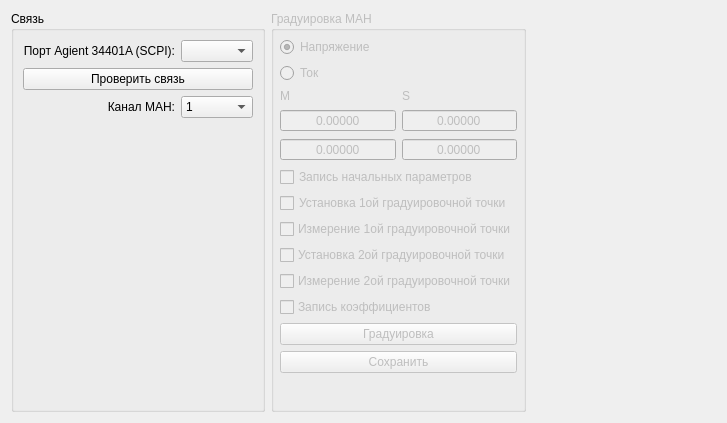
<?xml version="1.0" encoding="UTF-8"?>
<ui version="4.0">
 <class>Graduation</class>
 <widget class="QWidget" name="Graduation">
  <property name="geometry">
   <rect>
    <x>0</x>
    <y>0</y>
    <width>727</width>
    <height>423</height>
   </rect>
  </property>
  <property name="windowTitle">
   <string>Form</string>
  </property>
  <layout class="QHBoxLayout" name="horizontalLayout">
   <item>
    <widget class="QGroupBox" name="groupBox_8">
     <property name="sizePolicy">
      <sizepolicy hsizetype="Maximum" vsizetype="Preferred">
       <horstretch>0</horstretch>
       <verstretch>0</verstretch>
      </sizepolicy>
     </property>
     <property name="title">
      <string>Связь</string>
     </property>
     <layout class="QGridLayout" name="gridLayout">
      <item row="4" column="0" colspan="2">
       <spacer name="verticalSpacer_3">
        <property name="orientation">
         <enum>Qt::Vertical</enum>
        </property>
        <property name="sizeHint" stdset="0">
         <size>
          <width>20</width>
          <height>40</height>
         </size>
        </property>
       </spacer>
      </item>
      <item row="0" column="0">
       <widget class="QLabel" name="label_3">
        <property name="text">
         <string>Порт Agient 34401A (SCPI):</string>
        </property>
        <property name="alignment">
         <set>Qt::AlignRight|Qt::AlignTrailing|Qt::AlignVCenter</set>
        </property>
       </widget>
      </item>
      <item row="0" column="1">
       <widget class="QComboBox" name="cbxScpi"/>
      </item>
      <item row="1" column="0" colspan="2">
       <widget class="QPushButton" name="pbPingScpi">
        <property name="text">
         <string>Проверить связь</string>
        </property>
       </widget>
      </item>
      <item row="2" column="0">
       <widget class="QLabel" name="label_4">
        <property name="text">
         <string>Канал МАН:</string>
        </property>
        <property name="alignment">
         <set>Qt::AlignRight|Qt::AlignTrailing|Qt::AlignVCenter</set>
        </property>
       </widget>
      </item>
      <item row="2" column="1">
       <widget class="QComboBox" name="cbManCh">
        <item>
         <property name="text">
          <string>1</string>
         </property>
        </item>
        <item>
         <property name="text">
          <string>2</string>
         </property>
        </item>
        <item>
         <property name="text">
          <string>3</string>
         </property>
        </item>
        <item>
         <property name="text">
          <string>4</string>
         </property>
        </item>
        <item>
         <property name="text">
          <string>5</string>
         </property>
        </item>
        <item>
         <property name="text">
          <string>6</string>
         </property>
        </item>
        <item>
         <property name="text">
          <string>7</string>
         </property>
        </item>
        <item>
         <property name="text">
          <string>8</string>
         </property>
        </item>
        <item>
         <property name="text">
          <string>9</string>
         </property>
        </item>
       </widget>
      </item>
     </layout>
    </widget>
   </item>
   <item>
    <widget class="QGroupBox" name="groupBoxGrad">
     <property name="enabled">
      <bool>false</bool>
     </property>
     <property name="title">
      <string>Градуировка МАН</string>
     </property>
     <layout class="QGridLayout" name="gridLayout_5">
      <property name="leftMargin">
       <number>6</number>
      </property>
      <property name="topMargin">
       <number>6</number>
      </property>
      <property name="rightMargin">
       <number>6</number>
      </property>
      <property name="bottomMargin">
       <number>6</number>
      </property>
      <item row="6" column="1">
       <widget class="QDoubleSpinBox" name="dsbxSet_2">
        <property name="alignment">
         <set>Qt::AlignCenter</set>
        </property>
        <property name="readOnly">
         <bool>true</bool>
        </property>
        <property name="buttonSymbols">
         <enum>QAbstractSpinBox::NoButtons</enum>
        </property>
        <property name="accelerated">
         <bool>true</bool>
        </property>
        <property name="keyboardTracking">
         <bool>false</bool>
        </property>
        <property name="decimals">
         <number>5</number>
        </property>
       </widget>
      </item>
      <item row="3" column="0" colspan="2">
       <widget class="QRadioButton" name="rbCurrent">
        <property name="text">
         <string>Ток</string>
        </property>
       </widget>
      </item>
      <item row="5" column="1">
       <widget class="QDoubleSpinBox" name="dsbxSet_1">
        <property name="alignment">
         <set>Qt::AlignCenter</set>
        </property>
        <property name="readOnly">
         <bool>true</bool>
        </property>
        <property name="buttonSymbols">
         <enum>QAbstractSpinBox::NoButtons</enum>
        </property>
        <property name="accelerated">
         <bool>true</bool>
        </property>
        <property name="keyboardTracking">
         <bool>false</bool>
        </property>
        <property name="decimals">
         <number>5</number>
        </property>
        <property name="maximum">
         <double>999.990000000000009</double>
        </property>
       </widget>
      </item>
      <item row="11" column="0" colspan="2">
       <widget class="QCheckBox" name="checkBox_5">
        <property name="text">
         <string>￼Измерение 2ой градуировочной точки</string>
        </property>
       </widget>
      </item>
      <item row="15" column="0" colspan="2">
       <spacer name="verticalSpacer_2">
        <property name="orientation">
         <enum>Qt::Vertical</enum>
        </property>
        <property name="sizeHint" stdset="0">
         <size>
          <width>20</width>
          <height>40</height>
         </size>
        </property>
       </spacer>
      </item>
      <item row="12" column="0" colspan="2">
       <widget class="QCheckBox" name="checkBox_6">
        <property name="text">
         <string>￼Запись коэффициентов</string>
        </property>
       </widget>
      </item>
      <item row="13" column="0" colspan="2">
       <widget class="QPushButton" name="pbStartGrad">
        <property name="text">
         <string>Градуировка</string>
        </property>
       </widget>
      </item>
      <item row="7" column="0" colspan="2">
       <widget class="QCheckBox" name="checkBox_1">
        <property name="text">
         <string>Запись начальных параметров</string>
        </property>
       </widget>
      </item>
      <item row="6" column="0">
       <widget class="QDoubleSpinBox" name="dsbxMeasure_2">
        <property name="alignment">
         <set>Qt::AlignCenter</set>
        </property>
        <property name="readOnly">
         <bool>true</bool>
        </property>
        <property name="buttonSymbols">
         <enum>QAbstractSpinBox::NoButtons</enum>
        </property>
        <property name="accelerated">
         <bool>true</bool>
        </property>
        <property name="keyboardTracking">
         <bool>false</bool>
        </property>
        <property name="decimals">
         <number>5</number>
        </property>
       </widget>
      </item>
      <item row="9" column="0" colspan="2">
       <widget class="QCheckBox" name="checkBox_3">
        <property name="text">
         <string>￼Измерение 1ой градуировочной точки</string>
        </property>
       </widget>
      </item>
      <item row="5" column="0">
       <widget class="QDoubleSpinBox" name="dsbxMeasure_1">
        <property name="alignment">
         <set>Qt::AlignCenter</set>
        </property>
        <property name="readOnly">
         <bool>true</bool>
        </property>
        <property name="buttonSymbols">
         <enum>QAbstractSpinBox::NoButtons</enum>
        </property>
        <property name="accelerated">
         <bool>true</bool>
        </property>
        <property name="keyboardTracking">
         <bool>false</bool>
        </property>
        <property name="decimals">
         <number>5</number>
        </property>
        <property name="maximum">
         <double>999.990000000000009</double>
        </property>
       </widget>
      </item>
      <item row="10" column="0" colspan="2">
       <widget class="QCheckBox" name="checkBox_4">
        <property name="text">
         <string>￼Установка 2ой градуировочной точки</string>
        </property>
       </widget>
      </item>
      <item row="8" column="0" colspan="2">
       <widget class="QCheckBox" name="checkBox_2">
        <property name="text">
         <string>Установка 1ой градуировочной точки</string>
        </property>
       </widget>
      </item>
      <item row="14" column="0" colspan="2">
       <widget class="QPushButton" name="pbSave">
        <property name="text">
         <string>Сохранить</string>
        </property>
       </widget>
      </item>
      <item row="2" column="0" colspan="2">
       <widget class="QRadioButton" name="rbVoltage">
        <property name="text">
         <string>Напряжение</string>
        </property>
        <property name="checked">
         <bool>true</bool>
        </property>
       </widget>
      </item>
      <item row="4" column="0">
       <widget class="QLabel" name="label">
        <property name="text">
         <string>M</string>
        </property>
       </widget>
      </item>
      <item row="4" column="1">
       <widget class="QLabel" name="label_2">
        <property name="text">
         <string>S</string>
        </property>
       </widget>
      </item>
     </layout>
    </widget>
   </item>
   <item>
    <spacer name="horizontalSpacer">
     <property name="orientation">
      <enum>Qt::Horizontal</enum>
     </property>
     <property name="sizeHint" stdset="0">
      <size>
       <width>40</width>
       <height>20</height>
      </size>
     </property>
    </spacer>
   </item>
  </layout>
 </widget>
 <resources/>
 <connections/>
</ui>
